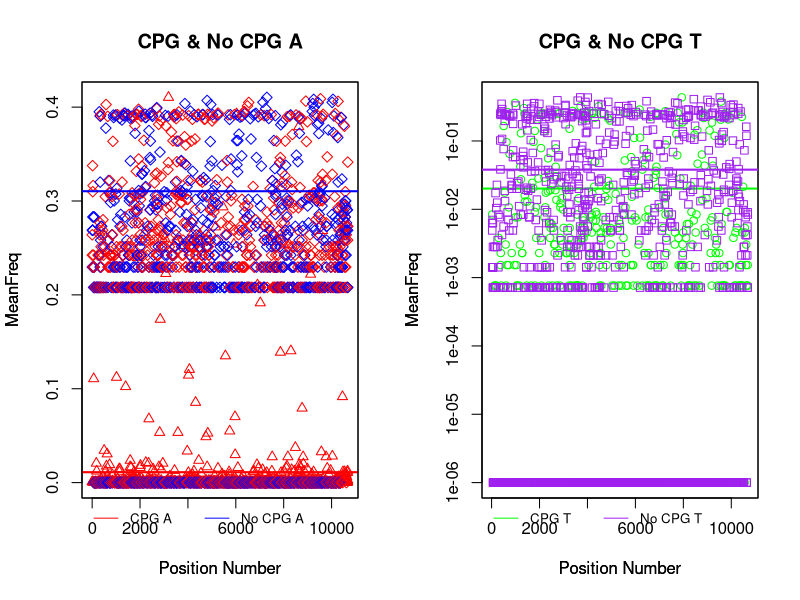

Source code (R):
Dengue<-read.csv("DengueVirus1.fasta_pruned.mu.trim05_DF.csv")

CPGNoCPGAT<-function(Virus){
#subset wildtype and if a CPG site is made
CPGA<-subset(Virus, wtnt=='a' & makesCpG==1)
CPGT<-subset(Virus, wtnt=='t' & makesCpG==1) 

#subsets wildtype and if no CPG sites are made
NoCPGA<-subset(Virus, wtnt=='a' & makesCpG==0)
NoCPGT<-subset(Virus, wtnt=='t' & makesCpG==0)

#layout graphs take same amount of space and 2 columns
layout(matrix(c(1,2),ncol = 2,byrow = TRUE))
#plot position number vs mean freq
plot(CPGA$num,CPGA$MeanFreq+.000001, col = "red",xlab="Position Number", ylab="MeanFreq",main="CPG & No CPG A", pch=2)
#creates a line with mean of all points
abline(h=mean(CPGA$MeanFreq+.000001),col = "red", lwd=2)
#creates legend with red for CPG A and blue for No CPG A
legend("topleft",inset=c(0,1.01), legend=c
       ("CPG A","No CPG A"),col=c("red","blue"), horiz=TRUE, lty=1, cex=0.8,xpd=TRUE,bty='n')
#overlaps second graph on top of first graph
par(new=TRUE)
#plots second graph No CPG A. xaxt gets rid of x axis label yaxt gets rid of y
plot(NoCPGA$num,NoCPGA$MeanFreq+.000001,log='y', col=c("red","blue"),xaxt="n", yaxt="n",xlab="Position Number", ylab="MeanFreq", pch=5)
abline(h=mean(NoCPGA$MeanFreq+.000001),col="blue",lwd=2)

plot(CPGT$num,CPGT$MeanFreq+.000001,log='y', col = "green",xlab="Position Number", ylab="MeanFreq",main="CPG & No CPG T")
abline(h=mean(CPGT$MeanFreq+.000001),col = "green", lwd=2)
legend("topleft",inset=c(0,1.01), legend=c
       ("CPG T","No CPG T"),col=c("green","purple"), horiz=TRUE, lty=1, cex=0.8,xpd=TRUE,bty='n')
par(new=TRUE)
plot(NoCPGT$num,NoCPGT$MeanFreq+.000001,log='y', col="purple",xaxt="n", yaxt="n",xlab="Position Number", ylab="MeanFreq", pch=0)
abline(h=mean(NoCPGT$MeanFreq+.000001),col="purple",lwd=2)
}
 
CPGNoCPGAT(Dengue)


